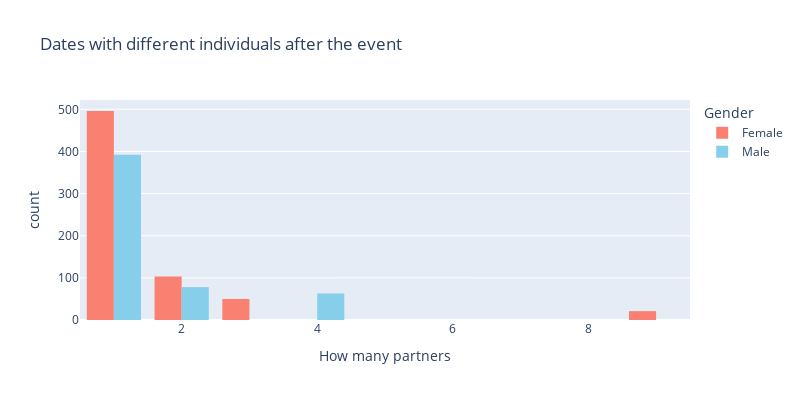

The code cell stored with this chart in its notebook:
### Markdown cell above
In these visualizations, we aim to scrutinize the influence of race on forming a match and its alignment with participants' perceived importance of racial compatibility.

- Graph 1: Matches marked as 'Yes' where participants share the same race.
- Graph 2: Importance of race with 'mean' line


It is noticeable that the majority of matches do not involve individuals of the same race, although a significant proportion does. It can be inferred that the results depicted in Graph 1 are well-reflected by participants' reported emphasis on race, where the majority do not assign significant importance to racial compatibility, but a notable minority do.

### Code cell
df_numdat_3 = df[df['numdat_3'] > 0]


# Graph
fig = px.histogram(df_numdat_3, x='numdat_3', color='gender',color_discrete_sequence=['salmon', 'skyblue'], barmode='group',
                   title='Dates with different individuals after the event',
                   labels={'numdat_3': 'How many partners', 'gender': 'Gender', 'count': 'Frequency'})

fig.update_layout(width=800, height=400, showlegend=True)
fig.show()

### Figure 1 — Plotly figure (JSON) as saved in the notebook; plotly's stock layout.template omitted (floating-point values rounded to 4 significant figures; data arrays with more than 128 entries replaced by an {"elided": "..."} marker saying what was removed)
{"data": [{"alignmentgroup": "True", "bingroup": "x", "hovertemplate": "Gender=Female<br>How many partners=%{x}<br>count=%{y}<extra></extra>", "legendgroup": "Female", "marker": {"color": "salmon", "pattern": {"shape": ""}}, "name": "Female", "offsetgroup": "Female", "orientation": "v", "showlegend": true, "type": "histogram", "x": {"elided": "670 int values"}, "xaxis": "x", "yaxis": "y"}, {"alignmentgroup": "True", "bingroup": "x", "hovertemplate": "Gender=Male<br>How many partners=%{x}<br>count=%{y}<extra></extra>", "legendgroup": "Male", "marker": {"color": "skyblue", "pattern": {"shape": ""}}, "name": "Male", "offsetgroup": "Male", "orientation": "v", "showlegend": true, "type": "histogram", "x": {"elided": "533 int values"}, "xaxis": "x", "yaxis": "y"}], "layout": {"barmode": "group", "height": 400, "legend": {"title": {"text": "Gender"}, "tracegroupgap": 0}, "showlegend": true, "title": {"text": "Dates with different individuals after the event"}, "width": 800, "xaxis": {"anchor": "y", "domain": [0, 1], "title": {"text": "How many partners"}}, "yaxis": {"anchor": "x", "domain": [0, 1], "title": {"text": "count"}}}}
